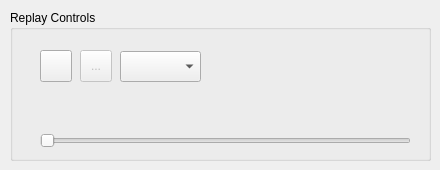
                   <widget class="QWidget" name="replayControls">
                    <widget class="QGroupBox" name="animControlWidgets">
                     <property name="geometry">
                      <rect>
                       <x>10</x>
                       <y>10</y>
                       <width>421</width>
                       <height>151</height>
                      </rect>
                     </property>
                     <property name="title">
                      <string>Replay Controls</string>
                     </property>
                     <widget class="QSlider" name="replaySlider">
                      <property name="geometry">
                       <rect>
                        <x>30</x>
                        <y>120</y>
                        <width>371</width>
                        <height>22</height>
                       </rect>
                      </property>
                      <property name="statusTip">
                       <string>Jump to another section of the playback</string>
                      </property>
                      <property name="maximum">
                       <number>1000</number>
                      </property>
                      <property name="singleStep">
                       <number>10</number>
                      </property>
                      <property name="pageStep">
                       <number>1</number>
                      </property>
                      <property name="orientation">
                       <enum>Qt::Horizontal</enum>
                      </property>
                     </widget>
                     <widget class="QToolButton" name="playBtn">
                      <property name="geometry">
                       <rect>
                        <x>30</x>
                        <y>40</y>
                        <width>32</width>
                        <height>32</height>
                       </rect>
                      </property>
                      <property name="statusTip">
                       <string>Start/Pause playback</string>
                      </property>
                      <property name="text">
                       <string/>
                      </property>
                      <property name="icon">
                       <iconset>
                        <normalon>:/Resources/pauseico.ico</normalon>
                       </iconset>
                      </property>
                      <property name="autoRaise">
                       <bool>false</bool>
                      </property>
                     </widget>
                     <widget class="QToolButton" name="stopBtn">
                      <property name="enabled">
                       <bool>false</bool>
                      </property>
                      <property name="geometry">
                       <rect>
                        <x>70</x>
                        <y>40</y>
                        <width>32</width>
                        <height>32</height>
                       </rect>
                      </property>
                      <property name="statusTip">
                       <string>Stop playback</string>
                      </property>
                      <property name="text">
                       <string>...</string>
                      </property>
                      <property name="icon">
                       <iconset>
                        <normaloff>:/Resources/stopico.ico</normaloff>:/Resources/stopico.ico</iconset>
                      </property>
                     </widget>
                     <widget class="QComboBox" name="speedComboBox">
                      <property name="geometry">
                       <rect>
                        <x>110</x>
                        <y>41</y>
                        <width>81</width>
                        <height>31</height>
                       </rect>
                      </property>
                      <property name="statusTip">
                       <string>Modify the rate of playback</string>
                      </property>
                     </widget>
                    </widget>
                   </widget>
